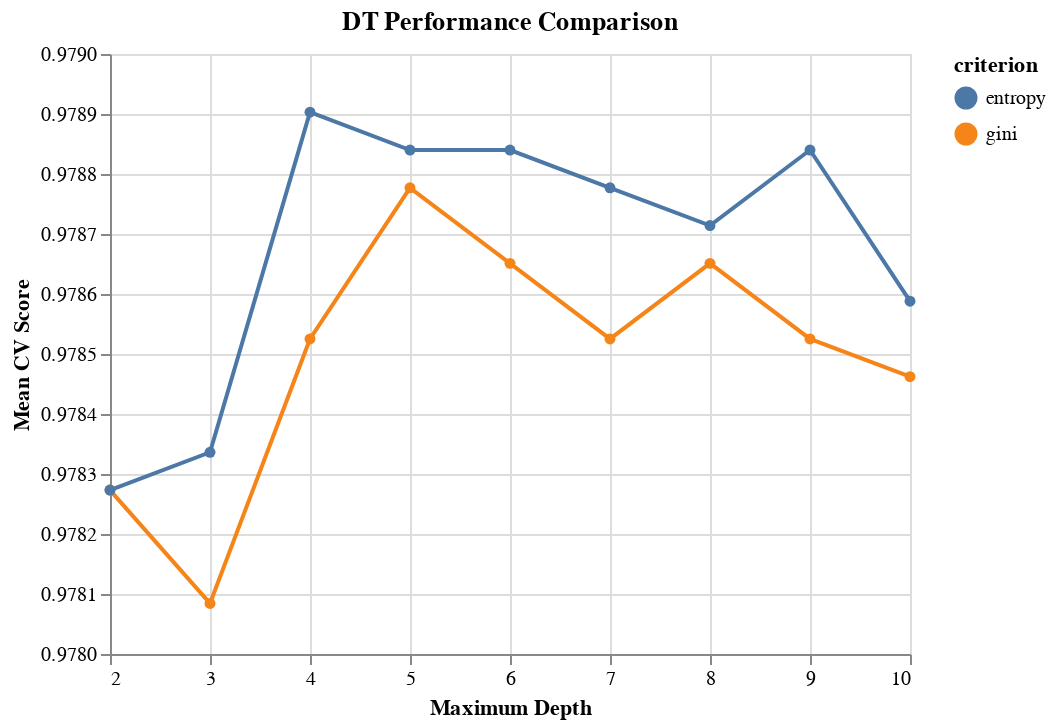
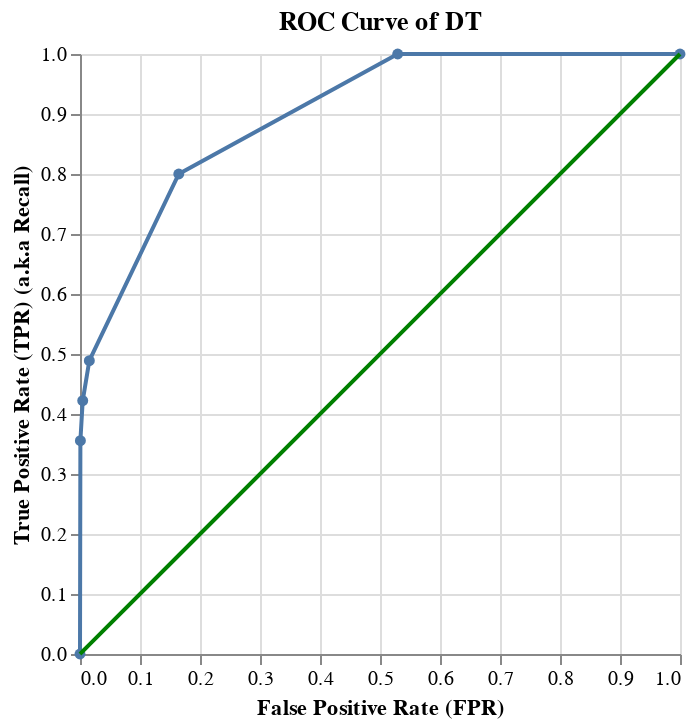
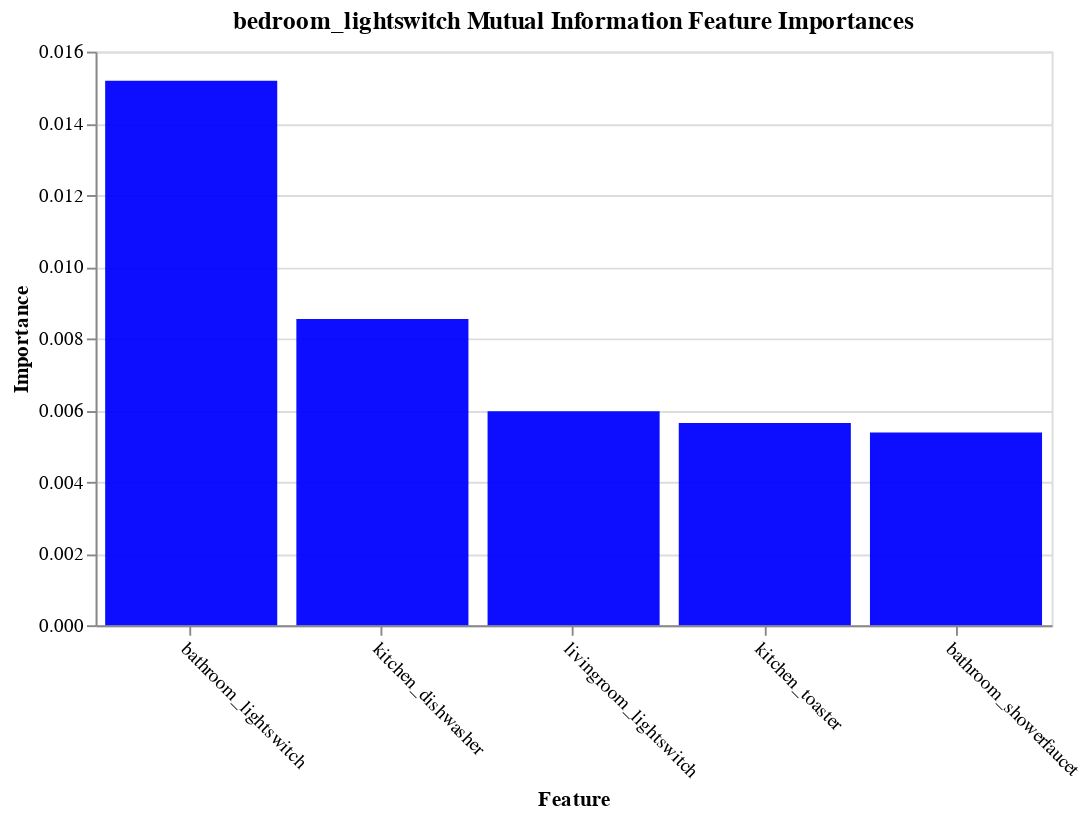
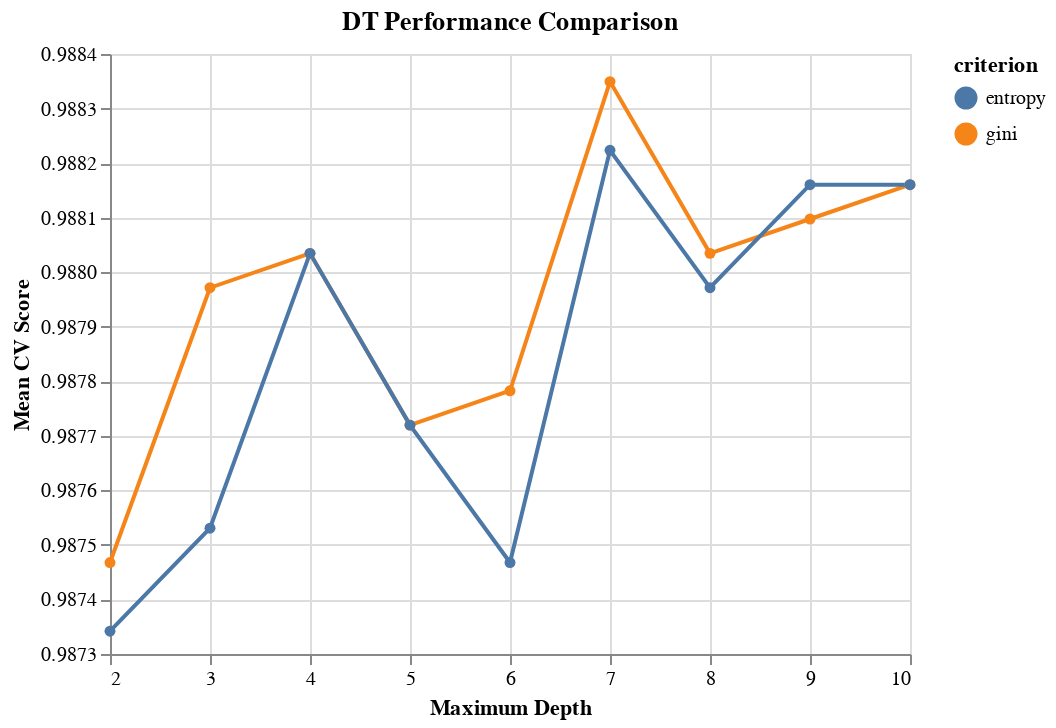

The code cell stored with these charts, in order, in its notebook:
### Markdown cell above
## This is a loop for all powered subActs

### Code cell
table = []

for subAct in poweredSubActs:  #[:1]
    print("BEGIN:", subAct)
    
    row = {"Target":subAct}
    
    Data = ds.drop(columns = subAct).values
    target = ds[subAct]
    D_train, D_test, t_train, t_test = train_test_split(Data, 
                                                    target, 
                                                    test_size = 0.3,
                                                    random_state=999)

    cv_method = RepeatedStratifiedKFold(n_splits = 5, 
                                    n_repeats = 3, 
                                    random_state = 999)

    dt_classifier = DecisionTreeClassifier(random_state=999)

    params_DT = {'criterion': ['gini', 'entropy'],
                 'max_depth': [2, 3, 4, 5, 6, 7, 8, 9, 10]}

    gs = GridSearchCV(estimator=dt_classifier, 
                      param_grid=params_DT, 
                      cv=cv_method,
                      verbose=1, 
                      scoring='accuracy')
    
    gs.fit(Data, target)
    print("best params:", gs.best_params_)
    print("best score:", gs.best_score_)
    #t_pred = gs.predict(D_test)
    #print(metrics.recall_score(t_test, t_pred))
    
    row['Original_Fit'] = gs.best_score_
    
    num_features = 5
    fs_fit_mutual_info = fs.SelectKBest(fs.mutual_info_classif, k=num_features)
    fs_fit_mutual_info.fit_transform(Data, target)
    fs_indices_mutual_info = np.argsort(fs_fit_mutual_info.scores_)[::-1][0:num_features]
    best_features_mutual_info = ds.columns[fs_indices_mutual_info].values
    print("best features:", best_features_mutual_info)
    
    feature_importances_mutual_info = fs_fit_mutual_info.scores_[fs_indices_mutual_info]
    print("feature importances:", feature_importances_mutual_info)
    
    best_feats = dict(zip(best_features_mutual_info, feature_importances_mutual_info))
    row.update(best_feats)

    feats_df = pd.DataFrame(zip(best_features_mutual_info, feature_importances_mutual_info), columns=['feature', 'score'])
    feats_df.to_csv(subAct + "_best_feats.csv", index=False)
    
    results_DT = pd.DataFrame(gs.cv_results_['params'])
    results_DT['test_score'] = gs.cv_results_['mean_test_score']
    
    alt.Chart(results_DT, 
          title='DT Performance Comparison'
         ).mark_line(point=True).encode(
    alt.X('max_depth', title='Maximum Depth'),
    alt.Y('test_score', title='Mean CV Score', aggregate='average', scale=alt.Scale(zero=False)),
    color='criterion'
    ).display()
    
    results_DT.to_csv(subAct + "_dt.csv", index=False)
    
    t_pred = gs.predict(D_test)
    t_prob = gs.predict_proba(D_test)
    
    metrics.roc_auc_score(t_test, t_pred)
    fpr, tpr, _ = metrics.roc_curve(t_test, t_prob[:, 1])
    roc_auc = metrics.auc(fpr, tpr)    
    print('roc_auc', roc_auc)
    df = pd.DataFrame({'fpr': fpr, 'tpr': tpr})

    base = alt.Chart(df, 
                 title='ROC Curve of DT'
                ).properties(width=300)

    roc_curve = base.mark_line(point=True).encode(
        alt.X('fpr', title='False Positive Rate (FPR)',  sort=None),
        alt.Y('tpr', title='True Positive Rate (TPR) (a.k.a Recall)'),
    )

    roc_rule = base.mark_line(color='green').encode(
        x='fpr',
        y='fpr',
        size=alt.value(2)
    )

    (roc_curve + roc_rule).display()
    
    df.to_csv(subAct + "_roc.csv", index = False)
    
    print(metrics.classification_report(t_test, t_pred))
    report = metrics.classification_report(t_test, t_pred, output_dict=True)
    rep = pd.DataFrame(report).transpose()
    rep.to_csv(subAct + "_rep.csv", index=True)
    
    print(metrics.confusion_matrix(t_test, t_pred))
    report = metrics.confusion_matrix(t_test, t_pred)
    rep = pd.DataFrame(report).transpose()
    rep.to_csv(subAct + "_confusion.csv", index=True)
    
    # Now do the same calculation but with only the 5 best features in the training set
    Data = ds[best_features_mutual_info]
    target = ds[subAct]
    D_train, D_test, t_train, t_test = train_test_split(Data, 
                                                    target, 
                                                    test_size = 0.3,
                                                    random_state=999)
    
    cv_method = RepeatedStratifiedKFold(n_splits = 5, 
                                    n_repeats = 3, 
                                    random_state = 999)

    dt_classifier = DecisionTreeClassifier(random_state=999)

    params_DT = {'criterion': ['gini', 'entropy'],
                 'max_depth': [2, 3, 4, 5, 6, 7, 8, 9, 10]}

    gs = GridSearchCV(estimator=dt_classifier, 
                      param_grid=params_DT, 
                      cv=cv_method,
                      verbose=1, 
                      scoring='accuracy')
    
    gs.fit(Data, target)
#     print(gs.best_params_)
#     print(gs.best_score_)
    row['Best_Five_Fit'] = gs.best_score_
    
    table.append(row)
    
    plot = plot_imp(subAct, best_features_mutual_info, feature_importances_mutual_info, 'Mutual Information', 'blue')
    plot.display()
    print("END:", subAct)
    print()
    
ds_best_feats = pd.DataFrame(table)
ds_best_feats.head()

### Figure 1 — Vega-Lite specification as saved in the notebook (floating-point values rounded to 4 significant figures)
{"$schema": "https://vega.github.io/schema/vega-lite/v3.4.0.json", "config": {"mark": {"tooltip": null}, "view": {"height": 300, "width": 400}}, "data": {"name": "data-12caeace34509a66a5e8dd765aebd46f"}, "datasets": {"data-12caeace34509a66a5e8dd765aebd46f": [{"criterion": "gini", "max_depth": 2, "test_score": 0.9783}, {"criterion": "gini", "max_depth": 3, "test_score": 0.9781}, {"criterion": "gini", "max_depth": 4, "test_score": 0.9785}, {"criterion": "gini", "max_depth": 5, "test_score": 0.9788}, {"criterion": "gini", "max_depth": 6, "test_score": 0.9787}, {"criterion": "gini", "max_depth": 7, "test_score": 0.9785}, {"criterion": "gini", "max_depth": 8, "test_score": 0.9787}, {"criterion": "gini", "max_depth": 9, "test_score": 0.9785}, {"criterion": "gini", "max_depth": 10, "test_score": 0.9785}, {"criterion": "entropy", "max_depth": 2, "test_score": 0.9783}, {"criterion": "entropy", "max_depth": 3, "test_score": 0.9783}, {"criterion": "entropy", "max_depth": 4, "test_score": 0.9789}, {"criterion": "entropy", "max_depth": 5, "test_score": 0.9788}, {"criterion": "entropy", "max_depth": 6, "test_score": 0.9788}, {"criterion": "entropy", "max_depth": 7, "test_score": 0.9788}, {"criterion": "entropy", "max_depth": 8, "test_score": 0.9787}, {"criterion": "entropy", "max_depth": 9, "test_score": 0.9788}, {"criterion": "entropy", "max_depth": 10, "test_score": 0.9786}]}, "encoding": {"color": {"field": "criterion", "type": "nominal"}, "x": {"field": "max_depth", "title": "Maximum Depth", "type": "quantitative"}, "y": {"aggregate": "average", "field": "test_score", "scale": {"zero": false}, "title": "Mean CV Score", "type": "quantitative"}}, "mark": {"point": true, "type": "line"}, "title": "DT Performance Comparison"}

### Figure 2 — Vega-Lite specification as saved in the notebook (floating-point values rounded to 4 significant figures)
{"$schema": "https://vega.github.io/schema/vega-lite/v3.4.0.json", "config": {"mark": {"tooltip": null}, "view": {"height": 300, "width": 400}}, "data": {"name": "data-bea5f7cf4edb373cb136c8f3208e37dd"}, "datasets": {"data-bea5f7cf4edb373cb136c8f3208e37dd": [{"fpr": 0, "tpr": 0}, {"fpr": 0.0006481, "tpr": 0.3556}, {"fpr": 0.004537, "tpr": 0.4222}, {"fpr": 0.01555, "tpr": 0.4889}, {"fpr": 0.1646, "tpr": 0.8}, {"fpr": 0.5295, "tpr": 1}, {"fpr": 1, "tpr": 1}]}, "layer": [{"encoding": {"x": {"field": "fpr", "sort": null, "title": "False Positive Rate (FPR)", "type": "quantitative"}, "y": {"field": "tpr", "title": "True Positive Rate (TPR) (a.k.a Recall)", "type": "quantitative"}}, "mark": {"point": true, "type": "line"}, "title": "ROC Curve of DT", "width": 300}, {"encoding": {"size": {"value": 2}, "x": {"field": "fpr", "type": "quantitative"}, "y": {"field": "fpr", "type": "quantitative"}}, "mark": {"color": "green", "type": "line"}, "title": "ROC Curve of DT", "width": 300}]}

### Figure 3 — Vega-Lite specification as saved in the notebook (floating-point values rounded to 4 significant figures)
{"$schema": "https://vega.github.io/schema/vega-lite/v3.4.0.json", "config": {"mark": {"tooltip": null}, "view": {"height": 300, "width": 400}}, "data": {"name": "data-459853a958b436eee4fd4dae725f5c33"}, "datasets": {"data-459853a958b436eee4fd4dae725f5c33": [{"features": "bathroom_lightswitch", "importances": 0.01519}, {"features": "kitchen_dishwasher", "importances": 0.008543}, {"features": "livingroom_lightswitch", "importances": 0.00597}, {"features": "kitchen_toaster", "importances": 0.005637}, {"features": "bathroom_showerfaucet", "importances": 0.005379}]}, "encoding": {"x": {"axis": {"labelAngle": 45}, "field": "features", "sort": null, "title": "Feature", "type": "nominal"}, "y": {"field": "importances", "title": "Importance", "type": "quantitative"}}, "mark": {"color": "blue", "opacity": 0.95, "type": "bar"}, "title": "bedroom_lightswitch Mutual Information Feature Importances", "width": 500}

### Figure 4 — Vega-Lite specification as saved in the notebook (floating-point values rounded to 4 significant figures)
{"$schema": "https://vega.github.io/schema/vega-lite/v3.4.0.json", "config": {"mark": {"tooltip": null}, "view": {"height": 300, "width": 400}}, "data": {"name": "data-09835b5897a5332395d1a9163616dc74"}, "datasets": {"data-09835b5897a5332395d1a9163616dc74": [{"criterion": "gini", "max_depth": 2, "test_score": 0.9875}, {"criterion": "gini", "max_depth": 3, "test_score": 0.988}, {"criterion": "gini", "max_depth": 4, "test_score": 0.988}, {"criterion": "gini", "max_depth": 5, "test_score": 0.9877}, {"criterion": "gini", "max_depth": 6, "test_score": 0.9878}, {"criterion": "gini", "max_depth": 7, "test_score": 0.9883}, {"criterion": "gini", "max_depth": 8, "test_score": 0.988}, {"criterion": "gini", "max_depth": 9, "test_score": 0.9881}, {"criterion": "gini", "max_depth": 10, "test_score": 0.9882}, {"criterion": "entropy", "max_depth": 2, "test_score": 0.9873}, {"criterion": "entropy", "max_depth": 3, "test_score": 0.9875}, {"criterion": "entropy", "max_depth": 4, "test_score": 0.988}, {"criterion": "entropy", "max_depth": 5, "test_score": 0.9877}, {"criterion": "entropy", "max_depth": 6, "test_score": 0.9875}, {"criterion": "entropy", "max_depth": 7, "test_score": 0.9882}, {"criterion": "entropy", "max_depth": 8, "test_score": 0.988}, {"criterion": "entropy", "max_depth": 9, "test_score": 0.9882}, {"criterion": "entropy", "max_depth": 10, "test_score": 0.9882}]}, "encoding": {"color": {"field": "criterion", "type": "nominal"}, "x": {"field": "max_depth", "title": "Maximum Depth", "type": "quantitative"}, "y": {"aggregate": "average", "field": "test_score", "scale": {"zero": false}, "title": "Mean CV Score", "type": "quantitative"}}, "mark": {"point": true, "type": "line"}, "title": "DT Performance Comparison"}
